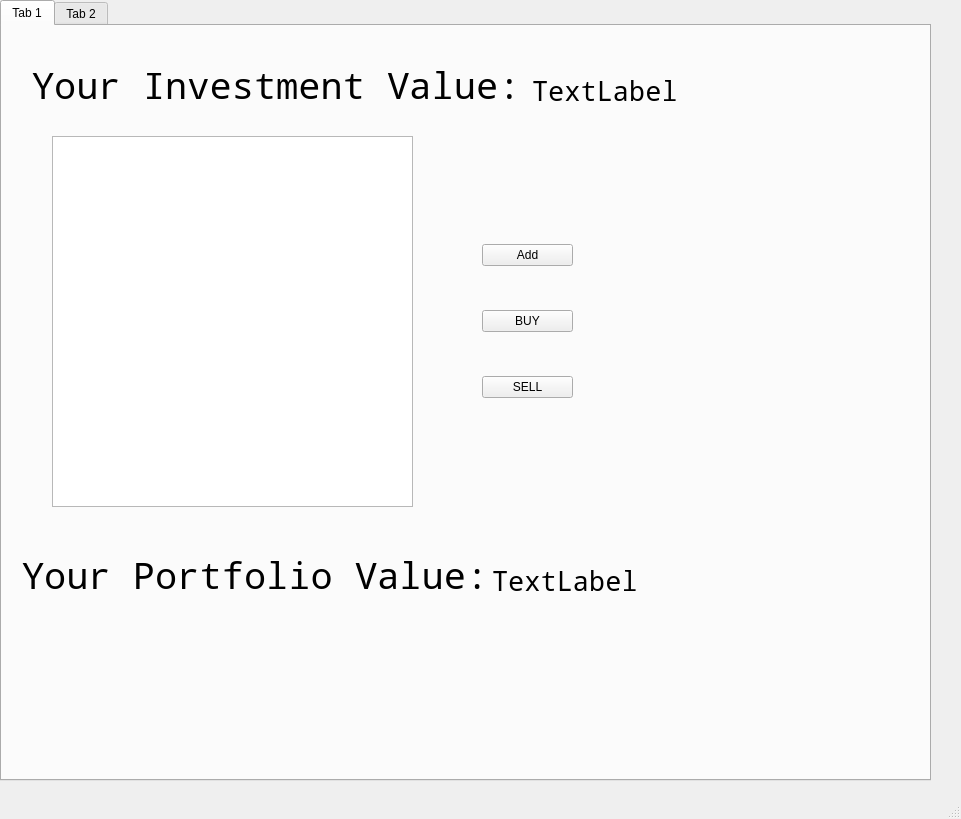
<?xml version="1.0" encoding="UTF-8"?>
<ui version="4.0">
 <class>MainWindow</class>
 <widget class="QMainWindow" name="MainWindow">
  <property name="geometry">
   <rect>
    <x>0</x>
    <y>0</y>
    <width>961</width>
    <height>819</height>
   </rect>
  </property>
  <property name="windowTitle">
   <string>MainWindow</string>
  </property>
  <widget class="QWidget" name="centralwidget">
   <widget class="QTabWidget" name="tabWidget">
    <property name="geometry">
     <rect>
      <x>0</x>
      <y>0</y>
      <width>931</width>
      <height>781</height>
     </rect>
    </property>
    <property name="currentIndex">
     <number>0</number>
    </property>
    <widget class="QWidget" name="tab">
     <attribute name="title">
      <string>Tab 1</string>
     </attribute>
     <widget class="QLabel" name="label">
      <property name="geometry">
       <rect>
        <x>30</x>
        <y>20</y>
        <width>491</width>
        <height>81</height>
       </rect>
      </property>
      <property name="font">
       <font>
        <family>Noto Mono</family>
        <pointsize>28</pointsize>
       </font>
      </property>
      <property name="text">
       <string>Your Investment Value: </string>
      </property>
     </widget>
     <widget class="QListWidget" name="list_stock">
      <property name="geometry">
       <rect>
        <x>50</x>
        <y>110</y>
        <width>361</width>
        <height>371</height>
       </rect>
      </property>
     </widget>
     <widget class="QLabel" name="value_investment">
      <property name="geometry">
       <rect>
        <x>530</x>
        <y>40</y>
        <width>341</width>
        <height>51</height>
       </rect>
      </property>
      <property name="font">
       <font>
        <family>Noto Mono</family>
        <pointsize>20</pointsize>
       </font>
      </property>
      <property name="text">
       <string>TextLabel</string>
      </property>
     </widget>
     <widget class="QLabel" name="label_3">
      <property name="geometry">
       <rect>
        <x>20</x>
        <y>510</y>
        <width>491</width>
        <height>81</height>
       </rect>
      </property>
      <property name="font">
       <font>
        <family>Noto Mono</family>
        <pointsize>28</pointsize>
       </font>
      </property>
      <property name="text">
       <string>Your Portfolio Value: </string>
      </property>
     </widget>
     <widget class="QLabel" name="value_investment_2">
      <property name="geometry">
       <rect>
        <x>490</x>
        <y>530</y>
        <width>341</width>
        <height>51</height>
       </rect>
      </property>
      <property name="font">
       <font>
        <family>Noto Mono</family>
        <pointsize>20</pointsize>
       </font>
      </property>
      <property name="text">
       <string>TextLabel</string>
      </property>
     </widget>
     <widget class="QWidget" name="">
      <property name="geometry">
       <rect>
        <x>480</x>
        <y>180</y>
        <width>91</width>
        <height>231</height>
       </rect>
      </property>
      <layout class="QVBoxLayout" name="verticalLayout">
       <item>
        <widget class="QPushButton" name="add_stock">
         <property name="text">
          <string>Add</string>
         </property>
        </widget>
       </item>
       <item>
        <widget class="QPushButton" name="buy_stock">
         <property name="text">
          <string>BUY</string>
         </property>
        </widget>
       </item>
       <item>
        <widget class="QPushButton" name="sell_stock">
         <property name="text">
          <string>SELL</string>
         </property>
        </widget>
       </item>
      </layout>
     </widget>
    </widget>
    <widget class="QWidget" name="tab_2">
     <attribute name="title">
      <string>Tab 2</string>
     </attribute>
     <widget class="QListWidget" name="listWidget">
      <property name="geometry">
       <rect>
        <x>40</x>
        <y>130</y>
        <width>341</width>
        <height>591</height>
       </rect>
      </property>
     </widget>
     <widget class="QLabel" name="label_2">
      <property name="geometry">
       <rect>
        <x>60</x>
        <y>10</y>
        <width>191</width>
        <height>41</height>
       </rect>
      </property>
      <property name="font">
       <font>
        <family>Noto Mono</family>
        <pointsize>12</pointsize>
       </font>
      </property>
      <property name="text">
       <string>Available Stocks</string>
      </property>
     </widget>
     <widget class="QLineEdit" name="lineEdit">
      <property name="geometry">
       <rect>
        <x>40</x>
        <y>80</y>
        <width>341</width>
        <height>41</height>
       </rect>
      </property>
     </widget>
     <widget class="QWidget" name="">
      <property name="geometry">
       <rect>
        <x>440</x>
        <y>140</y>
        <width>77</width>
        <height>221</height>
       </rect>
      </property>
      <layout class="QVBoxLayout" name="verticalLayout_2">
       <item>
        <widget class="QPushButton" name="pushButton">
         <property name="text">
          <string>BUY</string>
         </property>
        </widget>
       </item>
       <item>
        <widget class="QPushButton" name="pushButton_2">
         <property name="text">
          <string>SELL</string>
         </property>
        </widget>
       </item>
       <item>
        <widget class="QPushButton" name="pushButton_3">
         <property name="text">
          <string>ANALYSIS</string>
         </property>
        </widget>
       </item>
      </layout>
     </widget>
    </widget>
   </widget>
  </widget>
  <widget class="QMenuBar" name="menubar">
   <property name="geometry">
    <rect>
     <x>0</x>
     <y>0</y>
     <width>961</width>
     <height>21</height>
    </rect>
   </property>
  </widget>
  <widget class="QStatusBar" name="statusbar"/>
 </widget>
 <resources/>
 <connections/>
</ui>
